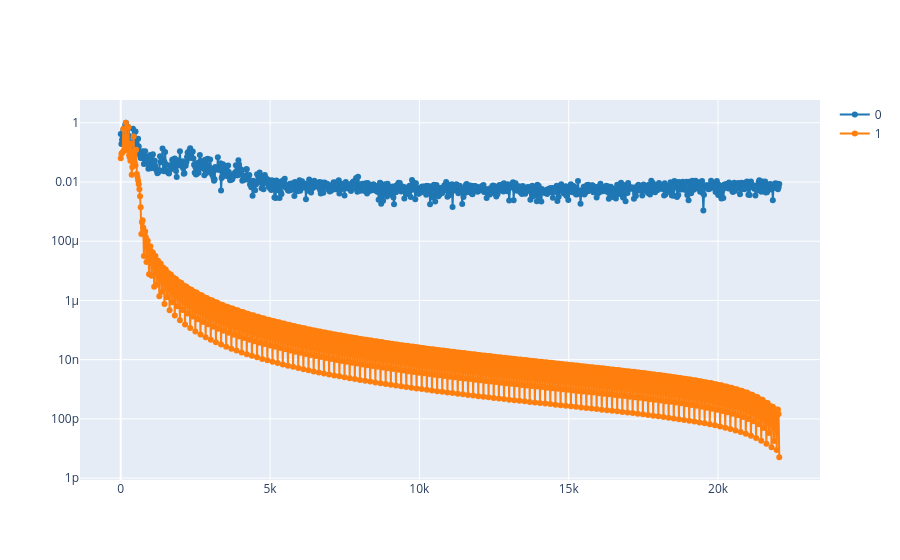

The cell this chart's notebook holds for it:
### Markdown cell above
2.2. Calculate the spectrogram of the synthesized signal `S_synt`; and compare the spectrums of both signals at the same time using `plot_spectrum_at(ff, tt, [S_ref, S_synt], time)`, where `S_ref`is spectrogram of the reference signal.

**Note:** use the same window length to calculate both spectrograms.

### Code cell
ff, tt, S_synt = signal.spectrogram(y_synt, fs, nperseg=2048)

plot_spectrum_at(ff, tt, [S, S_synt], 0.5)

### Figure 1 — Plotly figure (JSON) as saved in the notebook; plotly's stock layout.template omitted (floating-point values rounded to 4 significant figures; data arrays with more than 128 entries replaced by an {"elided": "..."} marker saying what was removed)
{"data": [{"line": {"color": "#1f77b4", "shape": "linear"}, "mode": "lines+markers", "name": "0", "type": "scatter", "x": {"elided": "1025 float values"}, "y": {"elided": "1025 float values"}}, {"line": {"color": "#ff7f0e", "shape": "linear"}, "mode": "lines+markers", "name": "1", "type": "scatter", "x": {"elided": "1025 float values"}, "y": {"elided": "1025 float values"}}], "layout": {"yaxis": {"type": "log"}}}
